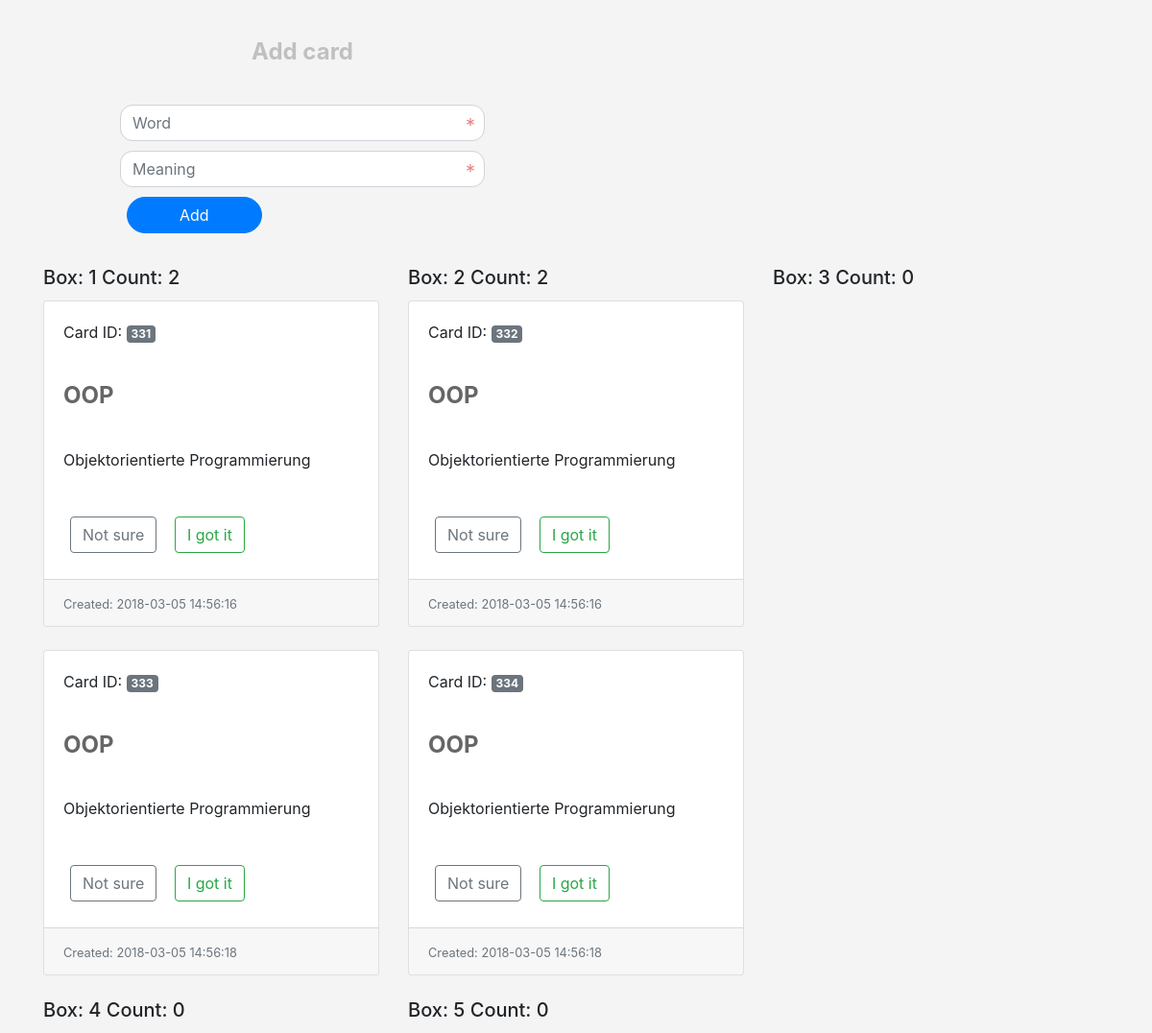
Before: / with the older database file.
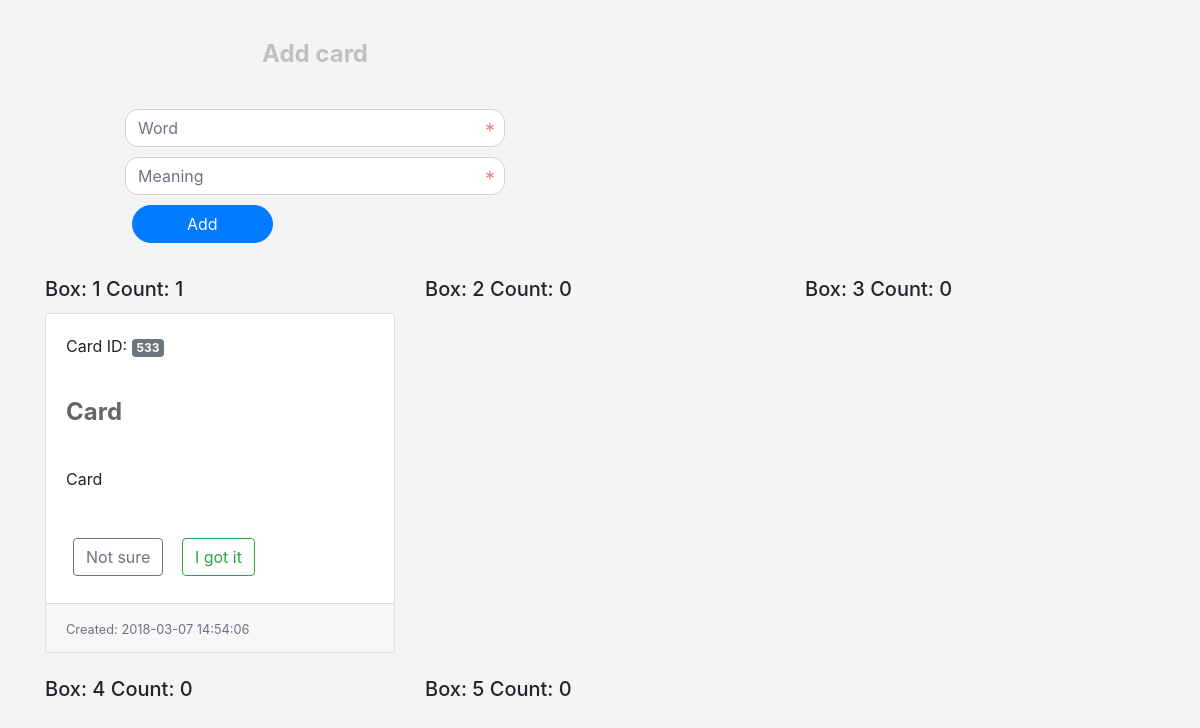
After: the same page with the newer database file.
### tables this page shows
CREATE TABLE `box` (
  `box_id` int(4) NOT NULL
);

CREATE TABLE `cards` (
  `id` int(11) NOT NULL,
  `create_date` datetime NOT NULL,
  `word` varchar(50) NOT NULL,
  `word_meaning` varchar(50) NOT NULL
);

### init.php (called while the page is built, shortened)
<?php
$css 	= 'layout/css/';
include 'include/classes/Box.php';
include 'include/classes/Game.php';

### include/classes/Game.php (called while the page is built, shortened)
<?php
  class Game{
    private $boxes = [];
    public function __construct($dbConnect){
      $stmt = $dbConnect->query(" SELECT * FROM box ORDER BY box_id");
      $fetchResult = $stmt->fetchall(PDO::FETCH_ASSOC);
      for ($i = 0; $i < count($fetchResult) ; $i++ ){
          $this->boxes[$i] = new Box($fetchResult[$i]['box_id'], $dbConnect);
          $this->boxes[$i]->setID($fetchResult[$i]['box_id']);
      }
    }
    public function getBoxes(){
      return $this->boxes;
    }
  }

### include/classes/Box.php (called while the page is built, shortened)
<?php
class Box{
  private $boxID;
  private $dbConnect;
  public function __construct($boxID, $dbConnect){
    $this->dbConnect = $dbConnect;
    $this->boxID = $boxID;
  }
   public function setID($id){
     $this->boxID = $id;
   }
  public function getCardCount(){
    try {
    $stmt = $this->dbConnect->query(" SELECT COUNT(*) FROM box_has_card WHERE box=" . $this->boxID );
    $fetchResult = $stmt->fetchall(PDO::FETCH_ASSOC);
    $cardCount = $fetchResult[0]['COUNT(*)'];
    return $cardCount;
    } catch (PDOException $e){
      echo $e->getMessage();
    }
  }
  public function getBoxID(){
    return $this->boxID;
  }
  public function getCards(){
    try {
    $stmt = $this->dbConnect->query(" SELECT id, create_date, word, word_meaning FROM cards
      JOIN box_has_card ON cards.id = box_has_card.card WHERE box_has_card.box=" . $this->boxID );
    $fetchResult = $stmt->fetchall(PDO::FETCH_ASSOC);
    return $fetchResult;
    } catch (PDOException $e){
      echo $e->getMessage();
    }
  }
}

### index.php (the view, shortened to what this page needs)
<!DOCTYPE html>
<?php include 'init.php';?>
<html>
  <head>
    <link rel="stylesheet" href="<?php echo $css ?>bootstrap.min.css" />
    <link rel="stylesheet" href="<?php echo $css ?>bootstrap.css" />
    <link rel="stylesheet" href="<?php echo $css ?>main.css" />
  </head>
  <body>
    <div class="container">
      <div class="row">
        <div class="col-sm-6 col-md-6 col-lg-6">
          <div class=" login-page">
            <h1 class="text-center"> <span class="selected">Add card</span></h1>
            <form class="database-setup" action="<?php echo $_SERVER['PHP_SELF'] ?>" method="POST">
              <div class="input-container">
                <input
                  class="form-control"
                  type="text"
                  name="card_word"
                  autocomplete="off"
                  placeholder="Word"
                  required />
              </div>
              <div class="input-container">
                <input
                  class="form-control"
                  type="text"
                  name="card_meaning"
                  autocomplete="off"
                  placeholder="Meaning"
                  required />
              </div>
              <div class="input-container">
                <input
                  class ="btn btn-primary btn-block"
                  name = "add_card"
                  type="submit"
                  value="Add" />
              </div>
            </form>
          </div>
        </div>
      </div>
    </div>
    <br>
      <?php
      $game = new Game($dbConnect);
      if ($_SERVER['REQUEST_METHOD'] == 'GET') {
        $do = isset($_GET['do']) ? $_GET['do'] : 'move';
        if ($do == 'move'){
          $cardID = isset($_GET['cardID']) && is_numeric($_GET['cardID']) ? intval($_GET['cardID']) : 0;
          $boxID = isset($_GET['boxID']) && is_numeric($_GET['boxID']) ? intval($_GET['boxID']) : 0;
          $game->moveCardToNextBox($cardID, $boxID);
        } elseif ($do == 'notsure'){
          $cardID = isset($_GET['cardID']) && is_numeric($_GET['cardID']) ? intval($_GET['cardID']) : 0;
          $boxID = isset($_GET['boxID']) && is_numeric($_GET['boxID']) ? intval($_GET['boxID']) : 0;
          $game->moveCardToFirstBox($cardID, $boxID);
        }
      }
      ?>
      <div class="container">
        <div class="row">
          <?php
          $boxes = $game->getBoxes();
          foreach ($boxes as $box):
            ?>
          <div class="col-sm-4">
            <h5 class="card-title"> Box: <?php echo $box->getBoxID() . ' '; ?>  Count:  <?php echo $box->getCardCount(); ?> </h5>
            <?php foreach ($box->getCards() as $value): ?>
              <div class="card">
              <div class="card-body">
              <p class="card-title"> Card ID: <span class="badge badge-secondary"> <?php echo $value['id']; ?> </span></p>
              <h1 class="card-text"> <?php echo $value['word']; ?> </h1>
              <p class="card-text"> <?php echo $value['word_meaning']; ?> </p> <br>
              <button type="button" onclick='window.location.href="<?php $_SERVER['PHP_SELF']?>?do=notsure&cardID=<?php echo $value['id'] . "&boxID=". $box->getBoxID();?>"' class="btn btn-outline-secondary">Not sure</button>
              <button type="button" onclick='window.location.href="<?php $_SERVER['PHP_SELF']?>?do=move&cardID=<?php echo $value['id'] . "&boxID=". $box->getBoxID();?>"' class="btn btn-outline-success">I got it</button>
              </div>
              <div class="card-footer">
              <small class="text-muted">Created: <?php echo $value['create_date']; ?> </small>
              </div>
              </div>
              <br>
            <?php endforeach; ?>
          </div>
          <?php endforeach; ?>
        </div>
      </div>
  </body>
</html>

### layout/css/main.css (style rules this page uses)
* { box-sizing: border-box; }
body { background-color: #F4F4F4; font-size: 16px; min-height: 720px }
h1 { font-size: 24px; margin: 40px 0; font-weight: bold; color: #666; }
.input-container { position: relative; }
input[type="submit"].btn-block, input[type="reset"].btn-block, input[type="button"].btn-block { width: 37%; border-radius: 19px; }
.form-control { position: relative; border-radius: 13px; }
.login-page { height: auto; }
.login-page form, .the-errors { max-width: 380px; margin: auto; }
.login-page form input { margin-bottom: 10px; }
.login-page h1 { color: #C0C0C0; }
.login-page h1 span { cursor: pointer; }
.btn { margin: 7px; }

Changed rows visible on the page:
removed cards: id "331", word "OOP", word_meaning "Objektorientierte Programmierung", create_date "2018-03-05 14:56:16", shown under box id 1
removed cards: id "333", word "OOP", word_meaning "Objektorientierte Programmierung", create_date "2018-03-05 14:56:18", shown under box id 1
removed cards: id "332", word "OOP", word_meaning "Objektorientierte Programmierung", create_date "2018-03-05 14:56:16", shown under box id 2
removed cards: id "334", word "OOP", word_meaning "Objektorientierte Programmierung", create_date "2018-03-05 14:56:18", shown under box id 2
computed for box id 1: CardCount "2" → "1"
added cards: id "533", word "Card", word_meaning "Card", create_date "2018-03-07 14:54:06", shown under box id 1
computed for box id 2: CardCount "2" → "0"
